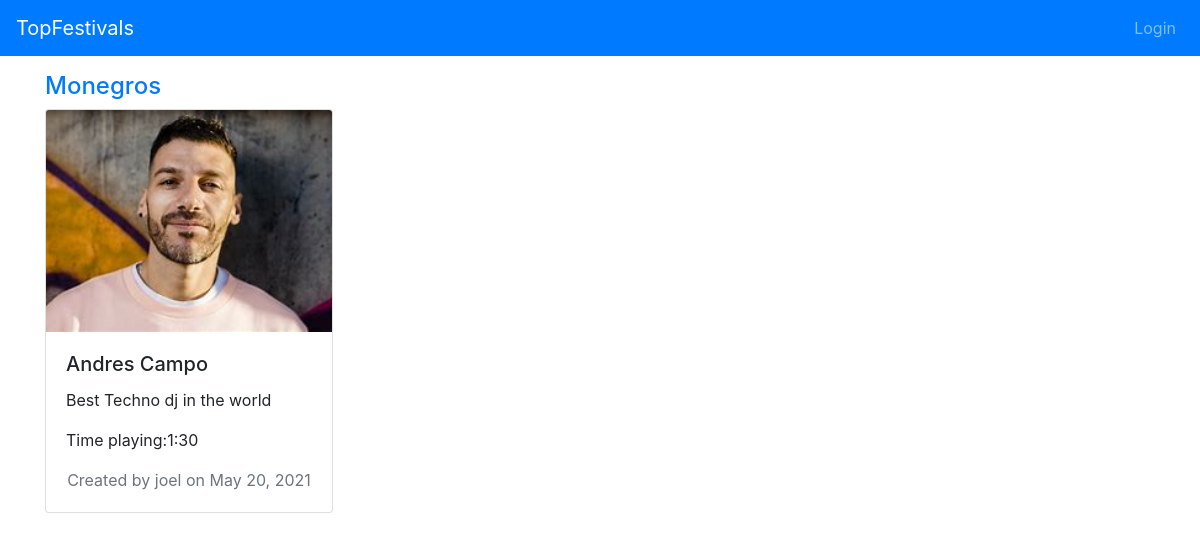
Screenshot of /topfestivals/festivals/3/artists/1 with the database file from the repository.
### topfestivals/models.py (models this page shows, shortened)
class Artist(models.Model):
    name = models.CharField(max_length=120)
    description = models.TextField( null=True)
    age = models.CharField(max_length=120,  null=True)
    time = models.CharField(max_length=120,  null=True)
    user = models.ForeignKey(User, default=1, on_delete=models.CASCADE)
    date = models.DateField(default=date.today)
    image = models.ImageField(upload_to="topfestivals",  null=True)
    festival = models.ForeignKey(Festival, null=True, related_name='artists', on_delete=models.CASCADE)

class Festival(models.Model):
    name = models.CharField(max_length=120)
    street = models.CharField(max_length=120)
    number = models.IntegerField(null=True)
    city = models.CharField(max_length=120, null=True)
    zipCode = models.CharField(max_length=120,  null=True)
    stateOrProvince = models.CharField(max_length=120,  null=True)
    country = models.CharField(max_length=120,  null=True)
    telephone = models.CharField(max_length=120,  null=True)
    url = models.URLField(blank=True, null=True)
    image = models.ImageField(upload_to="topfestivals", null=True)
    user = models.ForeignKey(User, default=1, on_delete=models.CASCADE)
    date = models.DateField(default=date.today)

### topfestivals/templates/topfestivals/artist_detail.html (shortened to what this page needs)
{% extends "topfestivals/base.html" %}
{% load l10n %}
{% block content %}
<div class="row">
  <h4 class="col"><a href="{% url 'topfestivals:festival_detail' artist.festival.id %}">{{ artist.festival.name }}</a></h4>
</div>
<div class="card" style="width: 18rem;">
  <img class="card-img-top" src="{{ artist.image.url }}" alt="Card image cap">
  <div class="card-body">
    <h5 class="card-title">{{ artist.name }}</h5>
        <p class="card-text">{{ artist.description }}</p>
        <p class="card-text">Time playing:{{ artist.time }}</p>
      <div class="text-muted text-center">
    Created by {{ artist.user }} on {{ artist.date }}
    </div>
  </div>
</div>
{% endblock %}

### topfestivals/static/style/base.css (style rules this page uses)
html { position: relative; min-height: 100%; }
body { padding-top: 3.5rem; margin-bottom: 60px; }

### rows the page displays
Artist: festival.name "Monegros", image (picture), name "Andres Campo", description "Best Techno dj in the world", time "1:30", user "joel", date "May 20, 2021"
